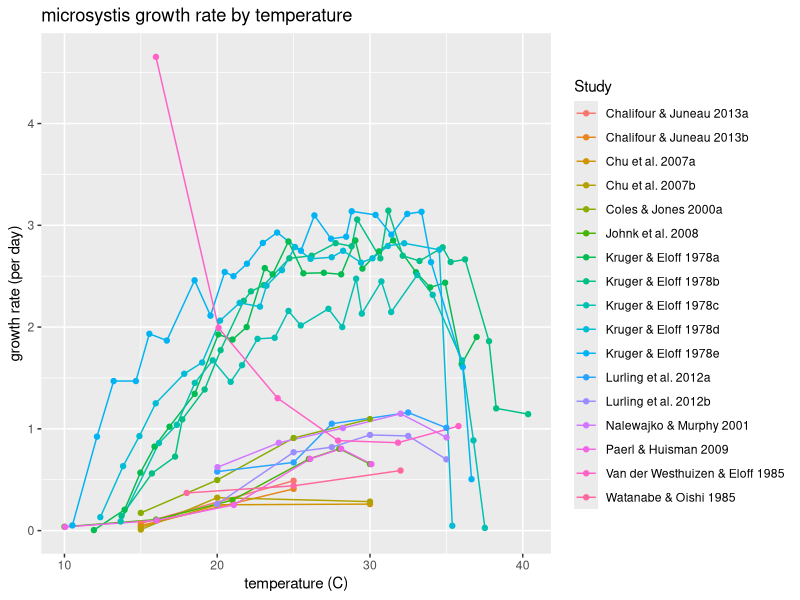
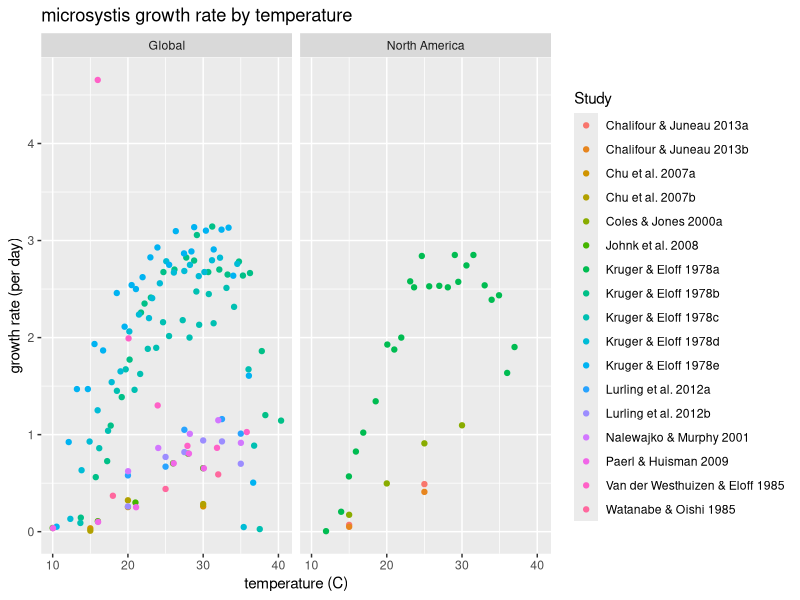

Source code (R) for these figures, in order: (Note: this script raises an error after producing the figures.)
#Owen Doherty - March 8, 2018
#Eagle Rock Analytics

#############################################
#Load Data - accounting for wierd file types
#############################################

#Go to directory with raw data
setwd('/Users/owen/Documents/research/hab_gl/data')
list.files() #print list of data files

library("readxl")
m_in <- read_excel("microsystis_tagged_3.8.18.xlsx")
microsystis.df <- data.frame(m_in,x=as.numeric(1:dim(m_in)[1]))

#Simplify some names
colnames(microsystis.df)[4] <- "Temperature"
colnames(microsystis.df)[5] <- "Growth.Rate"
colnames(microsystis.df)[6] <- "Scaled.Rate"

#subset to include only experiments with more than 4 temperature points
#df[ave(df$x, df$name, FUN = length) < 3, ]
microsystis.short.df <- microsystis.df[ave(microsystis.df$x, microsystis.df$Study, FUN = length) > 4, ]

#drop questionable Van der Westhizen
microsystis.drop.df <- microsystis.short.df[!(microsystis.short.df$Study =="Van der Westhuizen & Eloff 1985"),]

#drop questionable Van der Westhizen & keep only North America
microsystis.na.df <- microsystis.df[!(microsystis.df$Study =="Van der Westhuizen & Eloff 1985"),]
microsystis.na.df <- microsystis.na.df[!(microsystis.na.df$Location =="Global"),]

########
#Plot #1: Growth rate vs. Temperature
########
library(ggplot2)
setwd('/Users/owen/Documents/research/hab_gl/gr_figs')

pdf("base_gr_temp.pdf")
  p <- ggplot(microsystis.df,aes(x=Temperature,y=Growth.Rate,color=Study))
  p+geom_line()+geom_point()+ylab('growth rate (per day)')+xlab('temperature (C)')+ggtitle('microsystis growth rate by temperature')
dev.off()

pdf("base_gr_temp_faceted.pdf")
  microsystis.df$locfac <- factor(microsystis.df$Location)
  p <- ggplot(microsystis.df,aes(x=Temperature,y=Growth.Rate,color=Study))
  p+geom_point()+facet_grid(. ~ locfac)+ylab('growth rate (per day)')+xlab('temperature (C)')+ggtitle('microsystis growth rate by temperature')
dev.off()

########
#Plot #1a: Growth rate vs. Temperature + Fitted
########

pdf("base_fitted_gr_temp.pdf")
p <- ggplot(microsystis.short.df,aes(x=microsystis.short.df$Temp....C.,y=microsystis.short.df$Specific.growth.rate..d...,color=Study))
  p+geom_point()+stat_smooth()+ylab('growth rate (per day)')+xlab('temperature (C)')+ggtitle('microsystis growth rate by temperature with fitted curves')
dev.off()

#####
#Plot #2: Scaled
#####
pdf("scaled_gr_temp.pdf")
  p <- ggplot(microsystis.short.df,aes(x=microsystis.short.df$Temp....C.,y=microsystis.short.df$Scaled.ratio....of.max.,color=Study))
  p+geom_point()+geom_line()+ylab("max experimental growth ratio (%)")+xlab('temperature (C)')
dev.off()

pdf("scaled_gr_temp_faceted.pdf")
  p <- ggplot(microsystis.short.df,aes(x=Temperature,y=Scaled.Rate,color=Study))
  p+geom_point()+stat_smooth()+facet_grid(. ~ Location)+ylab("max experimental growth ratio (%)")+xlab('temperature (C)')
dev.off()
            
#####
#Plot 3: Scaled
#####    
pdf("scaled_fitted_dropped_gr_temp2.pdf")
  p <- ggplot(microsystis.drop.df,aes(x=microsystis.drop.df$Temp....C.,y=microsystis.drop.df$Scaled.ratio....of.max.,color=Study))
  p+geom_point()+ stat_smooth()+ylab('max experimental growth ratio (%)')+xlab('temperature (C)')+ggtitle('fitted curves to scaled growth rates, outliers removed')
dev.off()

pdf("scaled_fitted_dropped_gr_temp_na.pdf")
  p <- ggplot(microsystis.na.df,aes(x=microsystis.na.df$Temp....C.,y=microsystis.na.df$Scaled.ratio....of.max.,color=Study))
  p+geom_point()+ stat_smooth()+ylab('max experimental growth ratio (%)')+xlab('temperature (C)')+ggtitle('fitted curves to scaled growth rates, outliers removed')
dev.off()
            #+stat_smooth(method="lm", se=FALSE, fill=NA, formula=y~poly(x,4,raw=TRUE), parse=TRUE,aes(color=Study))             
            